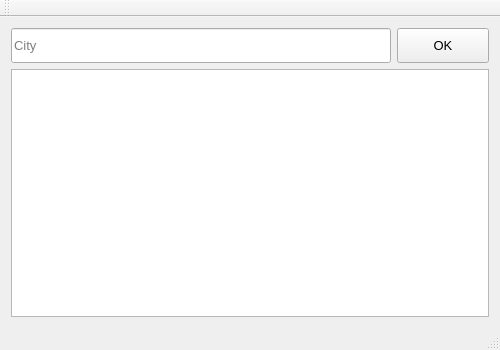
<?xml version="1.0" encoding="UTF-8"?>
<ui version="4.0">
 <class>MainWindow</class>
 <widget class="QMainWindow" name="MainWindow">
  <property name="geometry">
   <rect>
    <x>0</x>
    <y>0</y>
    <width>500</width>
    <height>350</height>
   </rect>
  </property>
  <property name="minimumSize">
   <size>
    <width>500</width>
    <height>350</height>
   </size>
  </property>
  <property name="maximumSize">
   <size>
    <width>500</width>
    <height>350</height>
   </size>
  </property>
  <property name="windowTitle">
   <string>Pocasicko</string>
  </property>
  <widget class="QWidget" name="centralWidget">
   <layout class="QGridLayout" name="gridLayout">
    <item row="0" column="1">
     <widget class="QPushButton" name="pushButtonOK">
      <property name="minimumSize">
       <size>
        <width>0</width>
        <height>35</height>
       </size>
      </property>
      <property name="maximumSize">
       <size>
        <width>16777215</width>
        <height>35</height>
       </size>
      </property>
      <property name="font">
       <font>
        <family>Microsoft YaHei UI</family>
        <pointsize>10</pointsize>
       </font>
      </property>
      <property name="text">
       <string>OK</string>
      </property>
     </widget>
    </item>
    <item row="0" column="0">
     <widget class="QLineEdit" name="lineEdit">
      <property name="minimumSize">
       <size>
        <width>380</width>
        <height>35</height>
       </size>
      </property>
      <property name="maximumSize">
       <size>
        <width>380</width>
        <height>35</height>
       </size>
      </property>
      <property name="font">
       <font>
        <family>Microsoft YaHei UI</family>
        <pointsize>10</pointsize>
       </font>
      </property>
      <property name="placeholderText">
       <string>City</string>
      </property>
     </widget>
    </item>
    <item row="1" column="0" colspan="2">
     <widget class="QTextBrowser" name="textBrowser">
      <property name="font">
       <font>
        <family>Microsoft JhengHei UI</family>
        <pointsize>10</pointsize>
       </font>
      </property>
     </widget>
    </item>
   </layout>
  </widget>
  <widget class="QMenuBar" name="menuBar">
   <property name="geometry">
    <rect>
     <x>0</x>
     <y>0</y>
     <width>500</width>
     <height>26</height>
    </rect>
   </property>
  </widget>
  <widget class="QToolBar" name="mainToolBar">
   <attribute name="toolBarArea">
    <enum>TopToolBarArea</enum>
   </attribute>
   <attribute name="toolBarBreak">
    <bool>false</bool>
   </attribute>
  </widget>
  <widget class="QStatusBar" name="statusBar"/>
 </widget>
 <layoutdefault spacing="6" margin="11"/>
 <resources/>
 <connections/>
</ui>
